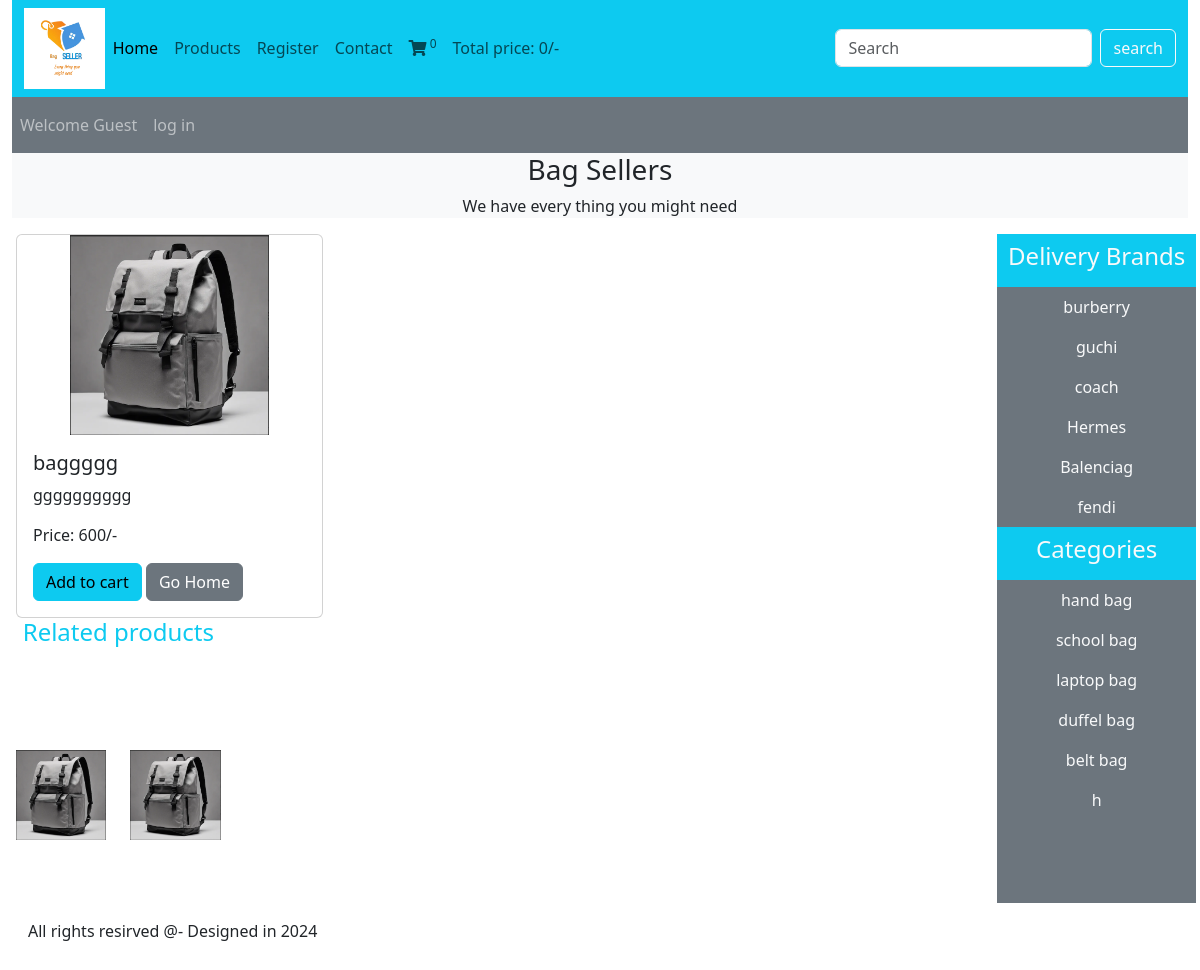
The app's page /product_details.php?product_id=10 with its own data.
### tables this page shows
CREATE TABLE `products` (
  `product_id` int(11) NOT NULL,
  `product_title` varchar(100) NOT NULL,
  `product_description` varchar(255) NOT NULL,
  `product_keywords` varchar(255) NOT NULL,
  `category_id` int(11) NOT NULL,
  `brand_id` int(11) NOT NULL,
  `product_image1` varchar(255) NOT NULL,
  `product_image2` varchar(255) NOT NULL,
  `product_price` varchar(30) NOT NULL,
  `date` timestamp NOT NULL DEFAULT current_timestamp() ON UPDATE current_timestamp(),
  `status` varchar(100) NOT NULL
);

CREATE TABLE `brands` (
  `brand_id` int(11) NOT NULL,
  `brand_title` varchar(100) NOT NULL
);

CREATE TABLE `categories` (
  `category_id` int(11) NOT NULL,
  `category_title` varchar(100) NOT NULL
);

### functions/common_function.php (the view, shortened to what this page needs)
<?php
include ('../includes/connect.php');
function getcategories()
{
    global $con;
    $select_Categories = "Select * from `categories`";
    $result_categories = mysqli_query($con, $select_Categories);
    while ($row_data = mysqli_fetch_assoc($result_categories)) {
        $category_title = $row_data['category_title'];
        $category_id = $row_data['category_id'];
        echo " <li class='nav-item'>
    <a href='index.php?category=$category_id' class='nav-link text-light'>$category_title</a>
    </li>";
    }
}
function getbrands()
{
    global $con;
    $select_brands = "Select * from `brands`";
    $result_brands = mysqli_query($con, $select_brands);
    while ($row_data = mysqli_fetch_assoc($result_brands)) {
        $brand_title = $row_data['brand_title'];
        $brand_id = $row_data['brand_id'];
        echo " <li class='nav-item'>
        <a href='index.php?brand=$brand_id' class='nav-link text-light'>$brand_title</a>
        </li>";
    }
}
function view_details()
{
    global $con;
    if (isset($_GET['product_id'])) {
        if (!isset($_GET['category'])) {
            if (!isset($_GET['brand'])) {
                $product_id = $_GET['product_id'];
                $select_query = "select * from `products` where product_id=$product_id";
                $result_query = mysqli_query($con, $select_query);
                while ($row = mysqli_fetch_assoc($result_query)) {
                    $product_id = $row['product_id'];
                    $product_title = $row['product_title'];
                    $product_description = $row['product_description'];
                    $product_image1 = $row['product_image1'];
                    $product_image2 = $row['product_image2'];
                    $product_price = $row['product_price'];
                    echo "
        <div class='col-md-4 mb-2'>
        <div class='card'>
            <img src='./admin_area/product_images/$product_image1' class='card-img-top' alt='$product_title'>
            <div class='card-body'>
                <h5 class='card-title'>$product_title</h5>
                <p class='card-text'>$product_description</p>
                <p class='card-text'>Price: $product_price/-</p>
                <a href='index.php?add_to_cart=$product_id' class='btn btn-info'>Add to cart</a>
                <a href='index.php' class='btn btn-secondary'>Go Home</a>
            </div>
        </div>
        <div class='col-md-8'>
        <div class='row'>
            <div class='col-md-12'>
                <h4 class='text-center text-info mb-5'>Related products</h4>
            </div>
            <div class='col-md-6'>
                <img src='./admin_area/product_images/$product_image2' class='card-img-top' alt='$product_title'>
            </div>
            <div class='col-md-6'>
                <img src='./admin_area/product_images/$product_image2' class='card-img-top' alt='$product_title'>
            </div>
        </div>
    </div>
   ";
                }
            }
        }
    }
}
function getIPAddress()
{
    if (!empty($_SERVER['HTTP_CLIENT_IP'])) {
        $ip = $_SERVER['HTTP_CLIENT_IP'];
    }
    elseif (!empty($_SERVER['HTTP_X_FORWARDED_FOR'])) {
        $ip = $_SERVER['HTTP_X_FORWARDED_FOR'];
    }
    else {
        $ip = $_SERVER['REMOTE_ADDR'];
    }
    return $ip;
}
function cart_item(){
    if (isset($_GET['add_to_cart'])) {
        global $con;
        $get_ip_add = getIPAddress();
        $select_query = "Select * from `cart_details` where ip_address='$get_ip_add'";
        $result_query = mysqli_query($con, $select_query);
        $count_cart_items = mysqli_num_rows($result_query);
    }else {
        global $con;
        $get_ip_add = getIPAddress();
        $select_query = "Select * from `cart_details` where ip_address='$get_ip_add'";
        $result_query = mysqli_query($con, $select_query);
        $count_cart_items = mysqli_num_rows($result_query);
        }
        echo  $count_cart_items;
    }
    function total_cart_price(){
        $total_price=0;
        echo $total_price;
    }
?>

### style.css (style rules this page uses)
* { margin: 0; padding: 0; box-sizing: border-box; }
.card-img-top { width: 100%; height: 200px; object-fit: contain; }

### records on screen
products: product_image1 (picture), product_title "baggggg", product_description "gggggggggg", product_price "600", product_image2 (picture)
brands: brand_title "burberry"
brands: brand_title "guchi"
brands: brand_title "coach"
brands: brand_title "Hermes"
brands: brand_title "Balenciag"
brands: brand_title "fendi"
categories: category_title "hand bag"
categories: category_title "school bag"
categories: category_title "laptop bag"
categories: category_title "duffel bag"
categories: category_title "belt bag"
categories: category_title "h"

### other values on screen
$count_cart_items "0"
$total_price "0"
